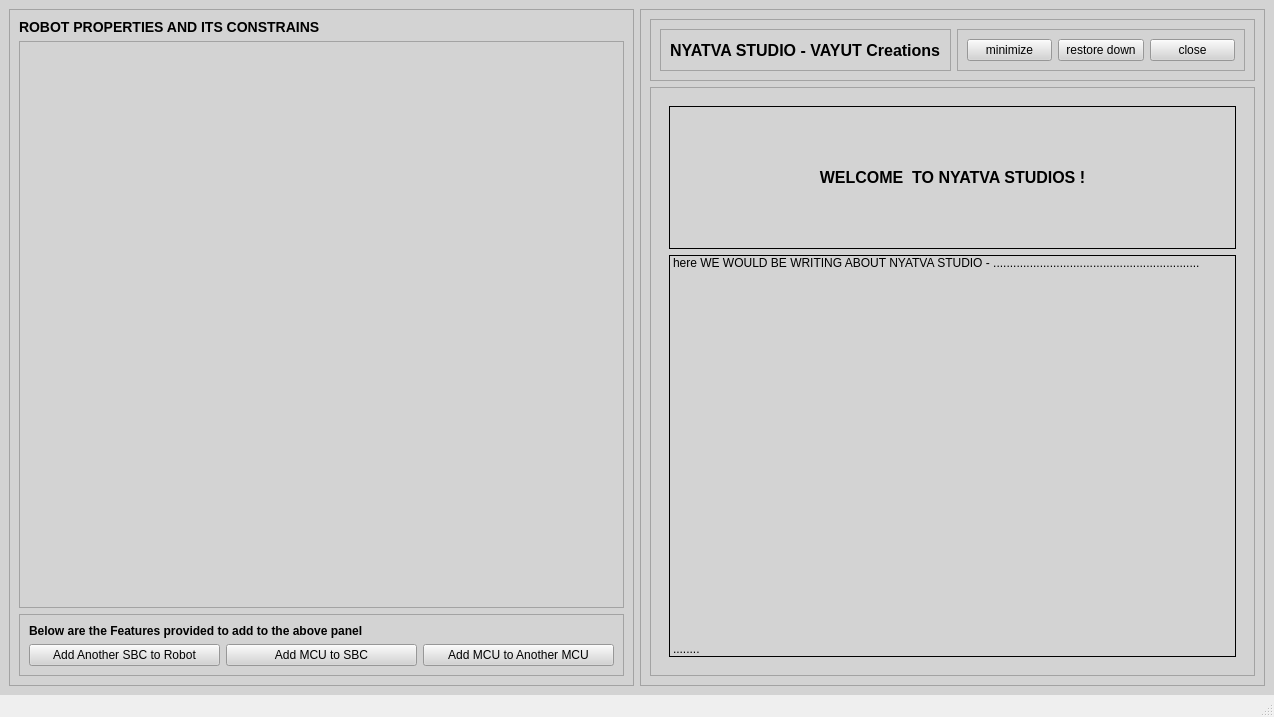
<?xml version="1.0" encoding="UTF-8"?>
<ui version="4.0">
 <class>MainWindow</class>
 <widget class="QMainWindow" name="MainWindow">
  <property name="geometry">
   <rect>
    <x>0</x>
    <y>0</y>
    <width>1274</width>
    <height>717</height>
   </rect>
  </property>
  <property name="windowTitle">
   <string>MainWindow</string>
  </property>
  <widget class="QWidget" name="centralwidget">
   <property name="styleSheet">
    <string notr="true">background-color: lightgrey;</string>
   </property>
   <layout class="QHBoxLayout" name="horizontalLayout">
    <item>
     <widget class="QFrame" name="frame">
      <property name="frameShape">
       <enum>QFrame::StyledPanel</enum>
      </property>
      <property name="frameShadow">
       <enum>QFrame::Raised</enum>
      </property>
      <layout class="QVBoxLayout" name="verticalLayout_10">
       <item>
        <layout class="QVBoxLayout" name="verticalLayout_9">
         <item>
          <widget class="QLabel" name="label_20">
           <property name="styleSheet">
            <string notr="true">font-size: 14px;
font-weight: bold;</string>
           </property>
           <property name="text">
            <string>ROBOT PROPERTIES AND ITS CONSTRAINS</string>
           </property>
           <property name="margin">
            <number>7</number>
           </property>
          </widget>
         </item>
         <item>
          <widget class="QTreeView" name="treeView"/>
         </item>
         <item>
          <widget class="QFrame" name="frame_8">
           <property name="frameShape">
            <enum>QFrame::StyledPanel</enum>
           </property>
           <property name="frameShadow">
            <enum>QFrame::Raised</enum>
           </property>
           <layout class="QVBoxLayout" name="verticalLayout_8">
            <item>
             <layout class="QVBoxLayout" name="verticalLayout_2">
              <item>
               <widget class="QLabel" name="label_7">
                <property name="styleSheet">
                 <string notr="true">font-weight: bold;</string>
                </property>
                <property name="text">
                 <string>Below are the Features provided to add to the above panel</string>
                </property>
                <property name="wordWrap">
                 <bool>false</bool>
                </property>
                <property name="margin">
                 <number>7</number>
                </property>
               </widget>
              </item>
              <item>
               <layout class="QHBoxLayout" name="horizontalLayout_9">
                <item>
                 <widget class="QPushButton" name="pushButton_5">
                  <property name="text">
                   <string>Add Another SBC to Robot</string>
                  </property>
                 </widget>
                </item>
                <item>
                 <widget class="QPushButton" name="pushButton_6">
                  <property name="text">
                   <string>Add MCU to SBC</string>
                  </property>
                 </widget>
                </item>
                <item>
                 <widget class="QPushButton" name="pushButton_7">
                  <property name="text">
                   <string>Add MCU to Another MCU</string>
                  </property>
                 </widget>
                </item>
               </layout>
              </item>
             </layout>
            </item>
           </layout>
          </widget>
         </item>
        </layout>
       </item>
      </layout>
     </widget>
    </item>
    <item>
     <widget class="QFrame" name="frame_2">
      <property name="frameShape">
       <enum>QFrame::StyledPanel</enum>
      </property>
      <property name="frameShadow">
       <enum>QFrame::Raised</enum>
      </property>
      <layout class="QVBoxLayout" name="verticalLayout">
       <item>
        <widget class="QFrame" name="frame_3">
         <property name="sizePolicy">
          <sizepolicy hsizetype="Preferred" vsizetype="Preferred">
           <horstretch>0</horstretch>
           <verstretch>0</verstretch>
          </sizepolicy>
         </property>
         <property name="frameShape">
          <enum>QFrame::StyledPanel</enum>
         </property>
         <property name="frameShadow">
          <enum>QFrame::Raised</enum>
         </property>
         <layout class="QHBoxLayout" name="horizontalLayout_2">
          <item>
           <widget class="QFrame" name="frame_4">
            <property name="frameShape">
             <enum>QFrame::StyledPanel</enum>
            </property>
            <property name="frameShadow">
             <enum>QFrame::Raised</enum>
            </property>
            <layout class="QHBoxLayout" name="horizontalLayout_4">
             <item>
              <widget class="QLabel" name="label">
               <property name="styleSheet">
                <string notr="true">font-weight: bold;
font-size: 16px;</string>
               </property>
               <property name="text">
                <string>NYATVA STUDIO - VAYUT Creations</string>
               </property>
              </widget>
             </item>
            </layout>
           </widget>
          </item>
          <item>
           <widget class="QFrame" name="frame_6">
            <property name="frameShape">
             <enum>QFrame::StyledPanel</enum>
            </property>
            <property name="frameShadow">
             <enum>QFrame::Raised</enum>
            </property>
            <layout class="QHBoxLayout" name="horizontalLayout_3">
             <item>
              <widget class="QPushButton" name="pushButton">
               <property name="text">
                <string>minimize</string>
               </property>
              </widget>
             </item>
             <item>
              <widget class="QPushButton" name="pushButton_2">
               <property name="text">
                <string>restore down</string>
               </property>
              </widget>
             </item>
             <item>
              <widget class="QPushButton" name="pushButton_3">
               <property name="text">
                <string>close</string>
               </property>
              </widget>
             </item>
            </layout>
           </widget>
          </item>
         </layout>
        </widget>
       </item>
       <item>
        <widget class="QFrame" name="frame_5">
         <property name="frameShape">
          <enum>QFrame::StyledPanel</enum>
         </property>
         <property name="frameShadow">
          <enum>QFrame::Raised</enum>
         </property>
         <layout class="QVBoxLayout" name="verticalLayout_3">
          <item>
           <widget class="QStackedWidget" name="stackedWidget">
            <property name="currentIndex">
             <number>0</number>
            </property>
            <widget class="QWidget" name="page_4">
             <layout class="QVBoxLayout" name="verticalLayout_20">
              <item>
               <layout class="QVBoxLayout" name="verticalLayout_19">
                <item>
                 <widget class="QLabel" name="label_18">
                  <property name="styleSheet">
                   <string notr="true">font-weight: bold;
font-size: 16px;</string>
                  </property>
                  <property name="frameShape">
                   <enum>QFrame::Panel</enum>
                  </property>
                  <property name="frameShadow">
                   <enum>QFrame::Plain</enum>
                  </property>
                  <property name="text">
                   <string>WELCOME  TO NYATVA STUDIOS !</string>
                  </property>
                  <property name="alignment">
                   <set>Qt::AlignCenter</set>
                  </property>
                  <property name="margin">
                   <number>27</number>
                  </property>
                 </widget>
                </item>
                <item>
                 <widget class="QLabel" name="label_19">
                  <property name="frameShape">
                   <enum>QFrame::Panel</enum>
                  </property>
                  <property name="text">
                   <string>&lt;html&gt;&lt;head/&gt;&lt;body&gt;&lt;p&gt;here WE WOULD BE WRITING ABOUT NYATVA STUDIO - .............................................................. &lt;/p&gt;&lt;p&gt;&lt;br/&gt;&lt;/p&gt;&lt;p&gt;&lt;br/&gt;&lt;/p&gt;&lt;p&gt;&lt;br/&gt;&lt;/p&gt;&lt;p&gt;&lt;br/&gt;&lt;/p&gt;&lt;p&gt;&lt;br/&gt;&lt;/p&gt;&lt;p&gt;&lt;br/&gt;&lt;/p&gt;&lt;p&gt;&lt;br/&gt;&lt;/p&gt;&lt;p&gt;&lt;br/&gt;&lt;/p&gt;&lt;p&gt;&lt;br/&gt;&lt;/p&gt;&lt;p&gt;........&lt;/p&gt;&lt;/body&gt;&lt;/html&gt;</string>
                  </property>
                 </widget>
                </item>
               </layout>
              </item>
             </layout>
            </widget>
            <widget class="QWidget" name="page">
             <layout class="QVBoxLayout" name="verticalLayout_6">
              <item>
               <layout class="QVBoxLayout" name="verticalLayout_5">
                <item>
                 <widget class="QLabel" name="label_2">
                  <property name="sizePolicy">
                   <sizepolicy hsizetype="Preferred" vsizetype="Maximum">
                    <horstretch>0</horstretch>
                    <verstretch>0</verstretch>
                   </sizepolicy>
                  </property>
                  <property name="styleSheet">
                   <string notr="true">font-weight: bold;</string>
                  </property>
                  <property name="frameShape">
                   <enum>QFrame::Panel</enum>
                  </property>
                  <property name="text">
                   <string>Adding a SBC To - ROBOT</string>
                  </property>
                  <property name="textFormat">
                   <enum>Qt::AutoText</enum>
                  </property>
                  <property name="scaledContents">
                   <bool>false</bool>
                  </property>
                  <property name="alignment">
                   <set>Qt::AlignCenter</set>
                  </property>
                  <property name="wordWrap">
                   <bool>false</bool>
                  </property>
                  <property name="margin">
                   <number>5</number>
                  </property>
                  <property name="indent">
                   <number>0</number>
                  </property>
                 </widget>
                </item>
                <item>
                 <widget class="QFrame" name="frame_7">
                  <property name="frameShape">
                   <enum>QFrame::WinPanel</enum>
                  </property>
                  <property name="frameShadow">
                   <enum>QFrame::Raised</enum>
                  </property>
                  <layout class="QVBoxLayout" name="verticalLayout_7">
                   <item>
                    <widget class="QFrame" name="frame_9">
                     <property name="frameShape">
                      <enum>QFrame::StyledPanel</enum>
                     </property>
                     <property name="frameShadow">
                      <enum>QFrame::Raised</enum>
                     </property>
                     <layout class="QVBoxLayout" name="verticalLayout_4">
                      <item>
                       <layout class="QHBoxLayout" name="horizontalLayout_5">
                        <item>
                         <widget class="QLabel" name="label_3">
                          <property name="text">
                           <string>## Parent Robot    :</string>
                          </property>
                         </widget>
                        </item>
                        <item>
                         <widget class="QLineEdit" name="lineEdit_4"/>
                        </item>
                       </layout>
                      </item>
                      <item>
                       <spacer name="horizontalSpacer">
                        <property name="orientation">
                         <enum>Qt::Horizontal</enum>
                        </property>
                        <property name="sizeHint" stdset="0">
                         <size>
                          <width>40</width>
                          <height>20</height>
                         </size>
                        </property>
                       </spacer>
                      </item>
                      <item>
                       <layout class="QHBoxLayout" name="horizontalLayout_6">
                        <item>
                         <widget class="QLabel" name="label_4">
                          <property name="text">
                           <string># SBC Comms       :</string>
                          </property>
                         </widget>
                        </item>
                        <item>
                         <widget class="QLineEdit" name="lineEdit_2"/>
                        </item>
                       </layout>
                      </item>
                      <item>
                       <layout class="QHBoxLayout" name="horizontalLayout_7">
                        <item>
                         <widget class="QLabel" name="label_5">
                          <property name="text">
                           <string># SBC Actuators    :</string>
                          </property>
                         </widget>
                        </item>
                        <item>
                         <widget class="QLineEdit" name="lineEdit_3"/>
                        </item>
                       </layout>
                      </item>
                      <item>
                       <layout class="QHBoxLayout" name="horizontalLayout_8">
                        <item>
                         <widget class="QLabel" name="label_6">
                          <property name="text">
                           <string># SBC Sensors        :</string>
                          </property>
                         </widget>
                        </item>
                        <item>
                         <widget class="QLineEdit" name="lineEdit"/>
                        </item>
                       </layout>
                      </item>
                     </layout>
                    </widget>
                   </item>
                   <item>
                    <widget class="QPushButton" name="pushButton_4">
                     <property name="text">
                      <string>ADD NEW SBC</string>
                     </property>
                     <property name="iconSize">
                      <size>
                       <width>16</width>
                       <height>16</height>
                      </size>
                     </property>
                    </widget>
                   </item>
                  </layout>
                 </widget>
                </item>
               </layout>
              </item>
             </layout>
            </widget>
            <widget class="QWidget" name="page_2">
             <layout class="QVBoxLayout" name="verticalLayout_14">
              <item>
               <layout class="QVBoxLayout" name="verticalLayout_11">
                <item>
                 <widget class="QLabel" name="label_8">
                  <property name="sizePolicy">
                   <sizepolicy hsizetype="Preferred" vsizetype="Maximum">
                    <horstretch>0</horstretch>
                    <verstretch>0</verstretch>
                   </sizepolicy>
                  </property>
                  <property name="styleSheet">
                   <string notr="true">font-weight: bold;</string>
                  </property>
                  <property name="frameShape">
                   <enum>QFrame::Panel</enum>
                  </property>
                  <property name="text">
                   <string>Adding a MCU To - SBC</string>
                  </property>
                  <property name="textFormat">
                   <enum>Qt::AutoText</enum>
                  </property>
                  <property name="scaledContents">
                   <bool>false</bool>
                  </property>
                  <property name="alignment">
                   <set>Qt::AlignCenter</set>
                  </property>
                  <property name="wordWrap">
                   <bool>true</bool>
                  </property>
                  <property name="margin">
                   <number>5</number>
                  </property>
                  <property name="indent">
                   <number>0</number>
                  </property>
                 </widget>
                </item>
                <item>
                 <widget class="QFrame" name="frame_10">
                  <property name="frameShape">
                   <enum>QFrame::WinPanel</enum>
                  </property>
                  <property name="frameShadow">
                   <enum>QFrame::Raised</enum>
                  </property>
                  <layout class="QVBoxLayout" name="verticalLayout_12">
                   <item>
                    <widget class="QFrame" name="frame_11">
                     <property name="frameShape">
                      <enum>QFrame::StyledPanel</enum>
                     </property>
                     <property name="frameShadow">
                      <enum>QFrame::Raised</enum>
                     </property>
                     <layout class="QVBoxLayout" name="verticalLayout_13">
                      <item>
                       <layout class="QHBoxLayout" name="horizontalLayout_10">
                        <item>
                         <widget class="QLabel" name="label_9">
                          <property name="text">
                           <string>## Parent SBC    :</string>
                          </property>
                         </widget>
                        </item>
                        <item>
                         <widget class="QLineEdit" name="lineEdit_5"/>
                        </item>
                       </layout>
                      </item>
                      <item>
                       <spacer name="horizontalSpacer_2">
                        <property name="orientation">
                         <enum>Qt::Horizontal</enum>
                        </property>
                        <property name="sizeHint" stdset="0">
                         <size>
                          <width>40</width>
                          <height>20</height>
                         </size>
                        </property>
                       </spacer>
                      </item>
                      <item>
                       <layout class="QHBoxLayout" name="horizontalLayout_11">
                        <item>
                         <widget class="QLabel" name="label_10">
                          <property name="text">
                           <string># MCU Comms       :</string>
                          </property>
                         </widget>
                        </item>
                        <item>
                         <widget class="QLineEdit" name="lineEdit_6"/>
                        </item>
                       </layout>
                      </item>
                      <item>
                       <layout class="QHBoxLayout" name="horizontalLayout_12">
                        <item>
                         <widget class="QLabel" name="label_11">
                          <property name="text">
                           <string># MCU Actuators    :</string>
                          </property>
                         </widget>
                        </item>
                        <item>
                         <widget class="QLineEdit" name="lineEdit_7"/>
                        </item>
                       </layout>
                      </item>
                      <item>
                       <layout class="QHBoxLayout" name="horizontalLayout_13">
                        <item>
                         <widget class="QLabel" name="label_12">
                          <property name="text">
                           <string># MCU Sensors        :</string>
                          </property>
                         </widget>
                        </item>
                        <item>
                         <widget class="QLineEdit" name="lineEdit_8"/>
                        </item>
                       </layout>
                      </item>
                     </layout>
                    </widget>
                   </item>
                   <item>
                    <widget class="QPushButton" name="pushButton_8">
                     <property name="text">
                      <string>ADD NEW MCU</string>
                     </property>
                    </widget>
                   </item>
                  </layout>
                 </widget>
                </item>
               </layout>
              </item>
             </layout>
            </widget>
            <widget class="QWidget" name="page_3">
             <layout class="QVBoxLayout" name="verticalLayout_18">
              <item>
               <layout class="QVBoxLayout" name="verticalLayout_15">
                <item>
                 <widget class="QLabel" name="label_13">
                  <property name="sizePolicy">
                   <sizepolicy hsizetype="Preferred" vsizetype="Maximum">
                    <horstretch>0</horstretch>
                    <verstretch>0</verstretch>
                   </sizepolicy>
                  </property>
                  <property name="styleSheet">
                   <string notr="true">font-weight: bold;</string>
                  </property>
                  <property name="frameShape">
                   <enum>QFrame::Panel</enum>
                  </property>
                  <property name="text">
                   <string>Adding a MCU To -Another MCU</string>
                  </property>
                  <property name="textFormat">
                   <enum>Qt::AutoText</enum>
                  </property>
                  <property name="scaledContents">
                   <bool>false</bool>
                  </property>
                  <property name="alignment">
                   <set>Qt::AlignCenter</set>
                  </property>
                  <property name="wordWrap">
                   <bool>false</bool>
                  </property>
                  <property name="margin">
                   <number>5</number>
                  </property>
                  <property name="indent">
                   <number>0</number>
                  </property>
                 </widget>
                </item>
                <item>
                 <widget class="QFrame" name="frame_12">
                  <property name="frameShape">
                   <enum>QFrame::WinPanel</enum>
                  </property>
                  <property name="frameShadow">
                   <enum>QFrame::Raised</enum>
                  </property>
                  <layout class="QVBoxLayout" name="verticalLayout_16">
                   <item>
                    <widget class="QFrame" name="frame_13">
                     <property name="frameShape">
                      <enum>QFrame::StyledPanel</enum>
                     </property>
                     <property name="frameShadow">
                      <enum>QFrame::Raised</enum>
                     </property>
                     <layout class="QVBoxLayout" name="verticalLayout_17">
                      <item>
                       <layout class="QHBoxLayout" name="horizontalLayout_14">
                        <item>
                         <widget class="QLabel" name="label_14">
                          <property name="text">
                           <string>## Parent MCU    :</string>
                          </property>
                         </widget>
                        </item>
                        <item>
                         <widget class="QLineEdit" name="lineEdit_9"/>
                        </item>
                       </layout>
                      </item>
                      <item>
                       <spacer name="horizontalSpacer_3">
                        <property name="orientation">
                         <enum>Qt::Horizontal</enum>
                        </property>
                        <property name="sizeHint" stdset="0">
                         <size>
                          <width>40</width>
                          <height>20</height>
                         </size>
                        </property>
                       </spacer>
                      </item>
                      <item>
                       <layout class="QHBoxLayout" name="horizontalLayout_15">
                        <item>
                         <widget class="QLabel" name="label_15">
                          <property name="text">
                           <string># MCU Comms       :</string>
                          </property>
                         </widget>
                        </item>
                        <item>
                         <widget class="QLineEdit" name="lineEdit_10"/>
                        </item>
                       </layout>
                      </item>
                      <item>
                       <layout class="QHBoxLayout" name="horizontalLayout_16">
                        <item>
                         <widget class="QLabel" name="label_16">
                          <property name="text">
                           <string># MCU Actuators    :</string>
                          </property>
                         </widget>
                        </item>
                        <item>
                         <widget class="QLineEdit" name="lineEdit_11"/>
                        </item>
                       </layout>
                      </item>
                      <item>
                       <layout class="QHBoxLayout" name="horizontalLayout_17">
                        <item>
                         <widget class="QLabel" name="label_17">
                          <property name="text">
                           <string># MCU Sensors        :</string>
                          </property>
                         </widget>
                        </item>
                        <item>
                         <widget class="QLineEdit" name="lineEdit_12"/>
                        </item>
                       </layout>
                      </item>
                     </layout>
                    </widget>
                   </item>
                   <item>
                    <widget class="QPushButton" name="pushButton_9">
                     <property name="text">
                      <string>ADD NEW MCU</string>
                     </property>
                    </widget>
                   </item>
                  </layout>
                 </widget>
                </item>
               </layout>
              </item>
             </layout>
            </widget>
           </widget>
          </item>
         </layout>
        </widget>
       </item>
      </layout>
     </widget>
    </item>
   </layout>
  </widget>
  <widget class="QMenuBar" name="menubar">
   <property name="geometry">
    <rect>
     <x>0</x>
     <y>0</y>
     <width>1274</width>
     <height>22</height>
    </rect>
   </property>
  </widget>
  <widget class="QStatusBar" name="statusbar"/>
 </widget>
 <resources/>
 <connections/>
</ui>
